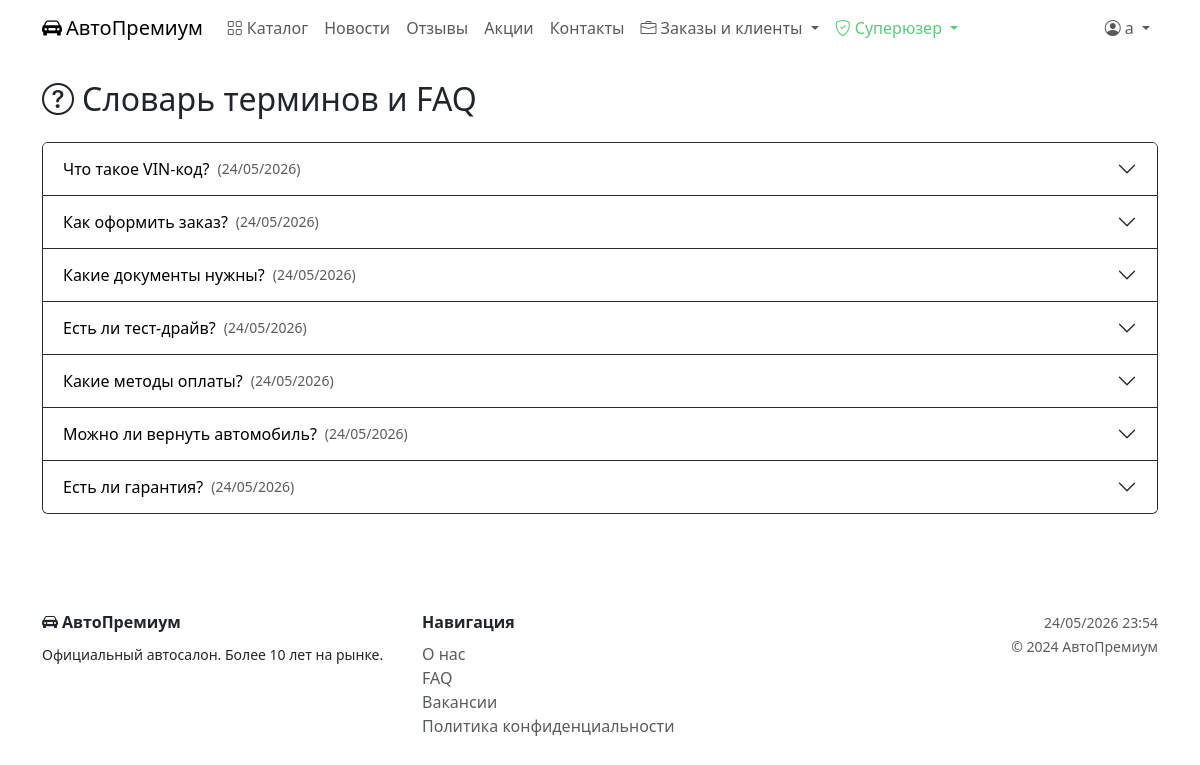
Screenshot of /faq/ (signed in) with the database file from the repository.
### catalog/models.py (models this page shows, shortened)
class FAQ(models.Model):
    question = models.CharField('Вопрос', max_length=255)
    answer = models.TextField('Ответ')
    added_at = models.DateField('Дата добавления', auto_now_add=True)
    class Meta:
        verbose_name = 'FAQ'
        verbose_name_plural = 'FAQ'
        ordering = ['-added_at']

### catalog/views.py (the view)
# urls.py: path('faq/', views.faq, name='faq'),
def faq(request):
    return render(request, 'catalog/faq.html', {'faqs': FAQ.objects.all()})

### templates/catalog/faq.html (shortened to what this page needs)
{% extends 'base.html' %}{% block title %}FAQ — АвтоПремиум{% endblock %}{% block content %}
<h2 class="text-gold mb-4"><i class="bi bi-question-circle me-2"></i>Словарь терминов и FAQ</h2>
<div class="accordion" id="faqAccordion">
{% for item in faqs %}
<div class="accordion-item" style="border-color:#2a2a2a;">
  <h2 class="accordion-header">
    <button class="accordion-button collapsed" type="button" data-bs-toggle="collapse" data-bs-target="#faq{{ item.pk }}"
      style="color:#000000;">
      {{ item.question }}
      <small class="text-muted ms-2">({{ item.added_at|date:"d/m/Y" }})</small>
    </button>
  </h2>
</div>
{% empty %}<p class="text-muted">FAQ пока не заполнен.</p>{% endfor %}
</div>{% endblock %}

### templates/base.html (shortened to what this page needs)
<!DOCTYPE html>
<html lang="ru">
<head>
  <link href="https://cdn.jsdelivr.net/npm/bootstrap@5.3.2/dist/css/bootstrap.min.css" rel="stylesheet">
  <link href="https://cdn.jsdelivr.net/npm/bootstrap-icons@1.11.1/font/bootstrap-icons.css" rel="stylesheet">
</head>
<body>
<nav class="navbar navbar-expand-lg sticky-top">
  <div class="container">
    <a class="navbar-brand" href="{% url 'index' %}">
      <i class="bi bi-car-front-fill me-1"></i>АвтоПремиум
    </a>
    <div class="collapse navbar-collapse" id="nav">
      <ul class="navbar-nav me-auto">
        <li class="nav-item"><a class="nav-link" href="{% url 'car_list' %}"><i class="bi bi-grid me-1"></i>Каталог</a></li>
        <li class="nav-item"><a class="nav-link" href="{% url 'news_list' %}">Новости</a></li>
        <li class="nav-item"><a class="nav-link" href="{% url 'reviews_list' %}">Отзывы</a></li>
        <li class="nav-item"><a class="nav-link" href="{% url 'promos' %}">Акции</a></li>
        <li class="nav-item"><a class="nav-link" href="{% url 'contacts' %}">Контакты</a></li>
{% if user.is_staff %}
<li class="nav-item dropdown">
  <a class="nav-link dropdown-toggle text-gold" href="#" data-bs-toggle="dropdown">
    <i class="bi bi-briefcase me-1"></i>Заказы и клиенты
  </a>
</li>
{% endif %}
        {% if user.is_superuser %}
        <li class="nav-item dropdown">
          <a class="nav-link dropdown-toggle" style="color:#5dc87c !important;" href="#" data-bs-toggle="dropdown">
            <i class="bi bi-shield-check me-1"></i>Суперюзер
          </a>
        </li>
        {% endif %}
      </ul>
      <ul class="navbar-nav">
        {% if user.is_authenticated %}
        <li class="nav-item dropdown">
          <a class="nav-link dropdown-toggle" href="#" data-bs-toggle="dropdown">
            <i class="bi bi-person-circle me-1"></i>{{ user.get_full_name|default:user.username }}
          </a>
        </li>
        {% else %}
        <li class="nav-item"><a class="nav-link" href="{% url 'login' %}"><i class="bi bi-box-arrow-in-right me-1"></i>Войти</a></li>
        <li class="nav-item"><a class="btn btn-gold ms-2 nav-link px-3" href="{% url 'register' %}">Регистрация</a></li>
        {% endif %}
      </ul>
    </div>
  </div>
</nav>
<main class="py-4">
  <div class="container">
    {% block content %}{% endblock %}
  </div>
</main>
<footer class="footer py-4 mt-5">
  <div class="container">
    <div class="row">
      <div class="col-md-4">
        <div class="text-gold fw-bold mb-2"><i class="bi bi-car-front-fill me-1"></i>АвтоПремиум</div>
        <small>Официальный автосалон. Более 10 лет на рынке.</small>
      </div>
      <div class="col-md-4">
        <div class="fw-bold mb-2">Навигация</div>
        <div><a href="{% url 'about' %}" class="text-muted text-decoration-none">О нас</a></div>
        <div><a href="{% url 'faq' %}" class="text-muted text-decoration-none">FAQ</a></div>
        <div><a href="{% url 'vacancies' %}" class="text-muted text-decoration-none">Вакансии</a></div>
        <div><a href="{% url 'privacy' %}" class="text-muted text-decoration-none">Политика конфиденциальности</a></div>
      </div>
      <div class="col-md-4 text-md-end">
        <small class="text-muted">{% now "d/m/Y H:i" %}</small><br>
        <small class="text-muted">© 2024 АвтоПремиум</small>
      </div>
    </div>
  </div>
</footer>
</body>
</html>

### rows the page displays
FAQ: question "Что такое VIN-код?", added_at "24/05/2026"
FAQ: question "Как оформить заказ?", added_at "24/05/2026"
FAQ: question "Какие документы нужны?", added_at "24/05/2026"
FAQ: question "Есть ли тест-драйв?", added_at "24/05/2026"
FAQ: question "Какие методы оплаты?", added_at "24/05/2026"
FAQ: question "Можно ли вернуть автомобиль?", added_at "24/05/2026"
FAQ: question "Есть ли гарантия?", added_at "24/05/2026"

### other values shown
{{ user.get_full_name|default:user.username }} "a"
